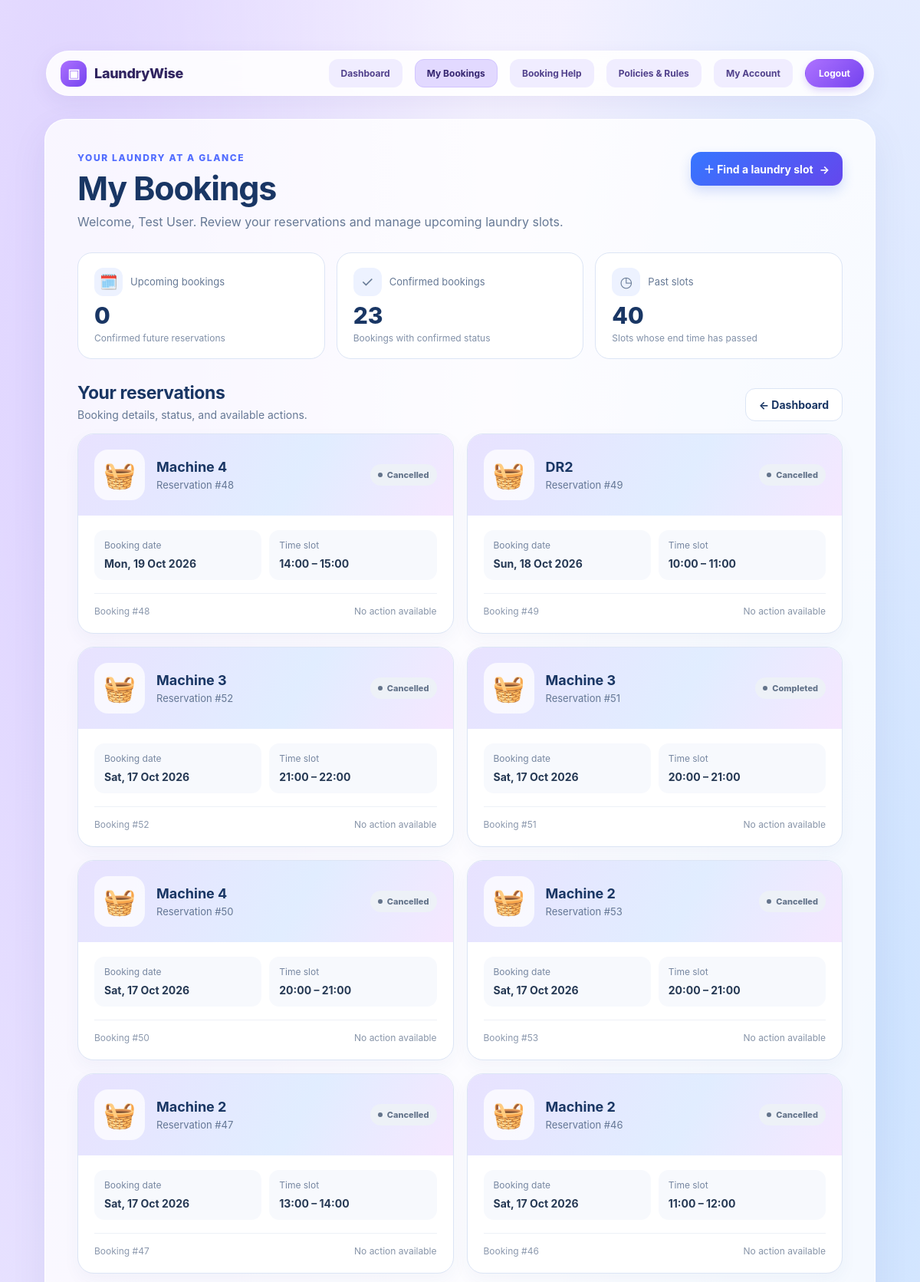
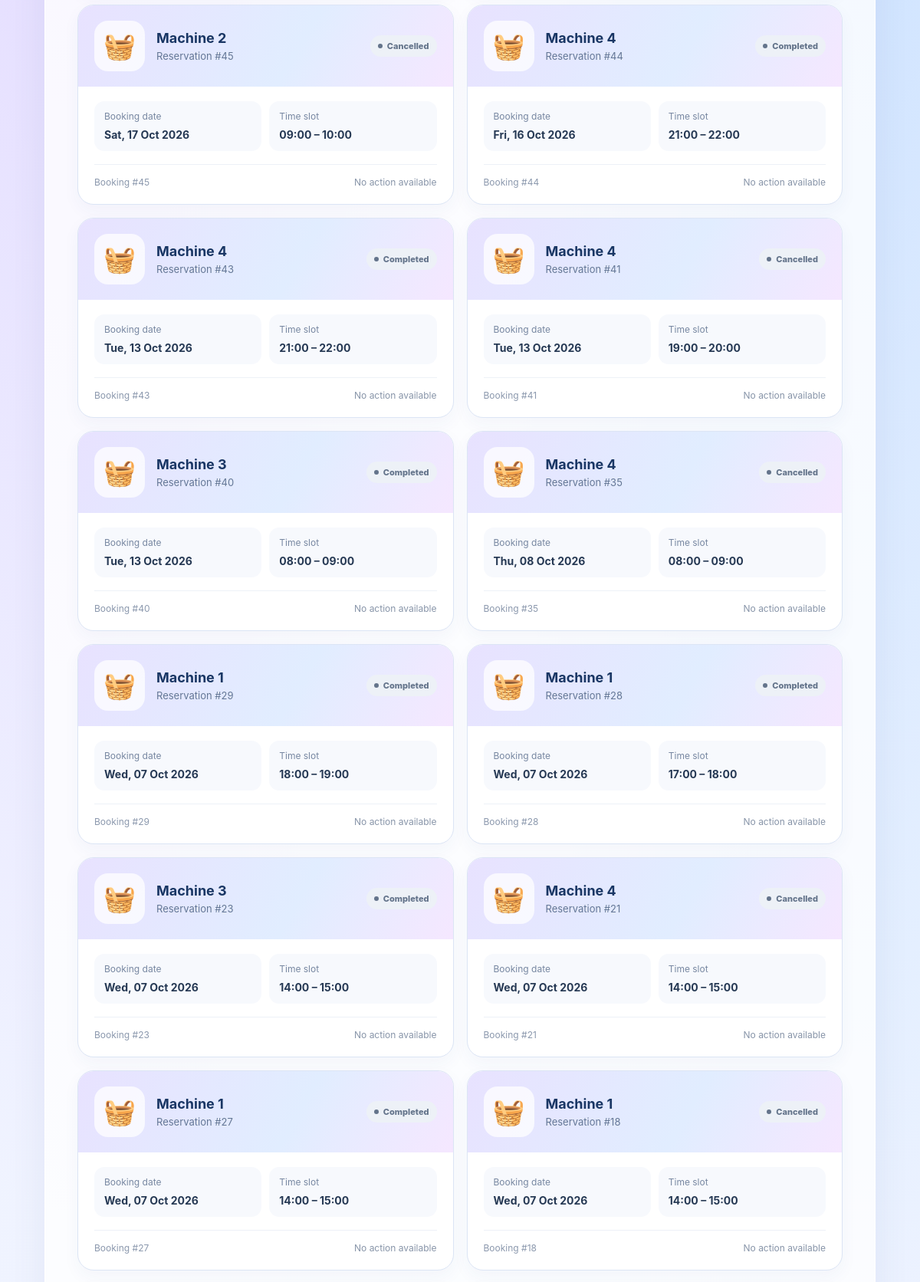
The app's page /my_bookings.php (signed in, upper part) with its own data (2 pictures, top to bottom).
### tables this page shows
CREATE TABLE `bookings` (
  `id` int(11) NOT NULL,
  `user_id` int(11) NOT NULL,
  `machine_id` int(11) NOT NULL,
  `booking_date` date NOT NULL,
  `start_time` time NOT NULL,
  `end_time` time NOT NULL,
  `status` enum('confirmed','cancelled','completed') NOT NULL DEFAULT 'confirmed',
  `reminder_enabled` tinyint(1) NOT NULL DEFAULT 0,
  `created_at` timestamp NOT NULL DEFAULT current_timestamp()
);

CREATE TABLE `machines` (
  `id` int(11) NOT NULL,
  `machine_name` varchar(50) NOT NULL,
  `machine_type` varchar(50) NOT NULL,
  `status` enum('active','inactive') NOT NULL DEFAULT 'active'
);

### my_bookings.php (the view, shortened to what this page needs)
<?php
require_once "config/database.php";
$user_id = (int) $_SESSION["user_id"];
$timezone = new DateTimeZone("Europe/Copenhagen");
$now = new DateTime("now", $timezone);
$sql = "SELECT
            bookings.id,
            bookings.booking_date,
            bookings.start_time,
            bookings.end_time,
            bookings.status,
            machines.machine_name
        FROM bookings
        INNER JOIN machines ON bookings.machine_id = machines.id
        WHERE bookings.user_id = ?
        ORDER BY bookings.booking_date DESC, bookings.start_time DESC";
$stmt = $conn->prepare($sql);
$stmt->bind_param("i", $user_id);
$stmt->execute();
$result = $stmt->get_result();
$bookings = [];
$upcomingCount = 0;
$confirmedCount = 0;
$pastCount = 0;
while ($booking = $result->fetch_assoc()) {
    $bookingEnd = new DateTime(
        $booking["booking_date"] . " " . $booking["end_time"],
        $timezone
    );
    $bookingStart = new DateTime(
        $booking["booking_date"] . " " . $booking["start_time"],
        $timezone
    );
    $booking["booking_has_passed"] = $bookingEnd <= $now;
    $booking["booking_is_upcoming"] = $bookingStart > $now
        && strtolower($booking["status"]) === "confirmed";
    $booking["formatted_date"] = $bookingStart->format("D, d M Y");
    $booking["formatted_start"] = $bookingStart->format("H:i");
    $booking["formatted_end"] = $bookingEnd->format("H:i");
    if (strtolower($booking["status"]) === "confirmed") {
        $confirmedCount++;
    }
    if ($booking["booking_has_passed"]) {
        $pastCount++;
    }
    $bookings[] = $booking;
}
function bookingStatusClass($status, $hasPassed) {
    if ($hasPassed) return "status-past";
}
function bookingStatusLabel($status, $hasPassed) {
    if ($hasPassed && strtolower($status) === "confirmed") return "Completed";
    return ucfirst($status);
}
?>
<!DOCTYPE html>
<html lang="en">
<head>
    <link rel="stylesheet" href="css/style.css">
    <link rel="stylesheet" href="css/laundrywise-nav.css">
</head>
<body>
<div class="lw-page">
    <nav class="dashboard-nav lw-prototype-nav" aria-label="Main navigation">
        <a class="lw-brand" href="dashboard.php" aria-label="LaundryWise home"><span class="lw-brand-icon" aria-hidden="true">▣</span><span class="lw-brand-name">LaundryWise</span></a>
        <div class="lw-prototype-nav-links">
            <a href="dashboard.php">Dashboard</a>
            <a class="active" href="my_bookings.php" aria-current="page">My Bookings</a>
            <a href="booking_help.php">Booking Help</a>
            <a href="policies.php">Policies &amp; Rules</a>
            <a href="settings.php">My Account</a>
            <a class="lw-nav-logout" href="logout.php">Logout</a>
        </div>
    </nav>
    <main class="lw-hero">
        <div class="lw-hero-top">
            <div>
                <div class="lw-eyebrow">Your laundry at a glance</div>
                <h1>My Bookings</h1>
                <p class="lw-subtitle">
                    Welcome, <?php echo htmlspecialchars($_SESSION["name"] ?? "Resident"); ?>.
                    Review your reservations and manage upcoming laundry slots.
                </p>
            </div>
            <a class="lw-primary" href="dashboard.php#recommendation-search">＋ Find a laundry slot <span aria-hidden="true">→</span></a>
        </div>
        <section class="lw-stats" aria-label="Booking summary">
            <div class="lw-stat">
                <div class="lw-stat-top"><span class="lw-stat-icon">🗓️</span>Upcoming bookings</div>
                <div class="lw-stat-number"><?php echo $upcomingCount; ?></div>
                <div class="lw-stat-note">Confirmed future reservations</div>
            </div>
            <div class="lw-stat">
                <div class="lw-stat-top"><span class="lw-stat-icon">✓</span>Confirmed bookings</div>
                <div class="lw-stat-number"><?php echo $confirmedCount; ?></div>
                <div class="lw-stat-note">Bookings with confirmed status</div>
            </div>
            <div class="lw-stat">
                <div class="lw-stat-top"><span class="lw-stat-icon">◷</span>Past slots</div>
                <div class="lw-stat-number"><?php echo $pastCount; ?></div>
                <div class="lw-stat-note">Slots whose end time has passed</div>
            </div>
        </section>
        <section aria-labelledby="bookingListTitle">
            <div class="lw-section-head">
                <div>
                    <h2 id="bookingListTitle">Your reservations</h2>
                    <p>Booking details, status, and available actions.</p>
                </div>
                <a class="lw-secondary" href="dashboard.php">← Dashboard</a>
            </div>
            <?php if (count($bookings) > 0): ?>
                <div class="lw-booking-list">
                    <?php foreach ($bookings as $booking): ?>
                        <?php
                        $statusClass = bookingStatusClass(
                            $booking["status"],
                            $booking["booking_has_passed"]
                        );
                        $statusLabel = bookingStatusLabel(
                            $booking["status"],
                            $booking["booking_has_passed"]
                        );
                        ?>
                        <article class="lw-booking-card">
                            <div class="lw-card-banner">
                                <div class="lw-machine-art" aria-hidden="true">🧺</div>
                                <div class="lw-machine-title">
                                    <h3><?php echo htmlspecialchars($booking["machine_name"]); ?></h3>
                                    <p>Reservation #<?php echo (int)$booking["id"]; ?></p>
                                </div>
                                <span class="lw-status <?php echo htmlspecialchars($statusClass); ?>">
                                    <?php echo htmlspecialchars($statusLabel); ?>
                                </span>
                            </div>
                            <div class="lw-card-body">
                                <div class="lw-booking-details">
                                    <div class="lw-detail">
                                        <span>Booking date</span>
                                        <strong><?php echo htmlspecialchars($booking["formatted_date"]); ?></strong>
                                    </div>
                                    <div class="lw-detail">
                                        <span>Time slot</span>
                                        <strong><?php echo htmlspecialchars($booking["formatted_start"] . " – " . $booking["formatted_end"]); ?></strong>
                                    </div>
                                </div>
                                <div class="lw-card-footer">
                                    <span class="lw-booking-id">Booking #<?php echo (int)$booking["id"]; ?></span>
                                    <?php if (
                                        strtolower($booking["status"]) === "confirmed"
                                        && !$booking["booking_has_passed"]
                                    ): ?>
                                        <a
                                            class="lw-cancel"
                                            href="cancel_booking.php?id=<?php echo (int)$booking["id"]; ?>"
                                            onclick="return confirm('Are you sure you want to cancel this booking?');"
                                        >Cancel booking</a>
                                    <?php else: ?>
                                        <span class="lw-no-action">No action available</span>
                                    <?php endif; ?>
                                </div>
                            </div>
                        </article>
                    <?php endforeach; ?>
                </div>
            <?php endif; ?>
        </section>
    </main>
</div>
</body>
</html>

### css/style.css (style rules this page uses)
* { box-sizing: border-box; }
body { font-family: Arial, sans-serif; background-color: #f4f6f8; margin: 0; padding: 40px; color: #333; }
.dashboard-nav { margin-bottom: 35px; padding-bottom: 25px; border-bottom: 1px solid #ddd; }
h1 { margin-top: 0; color: #222; }
h2 { margin-top: 25px; margin-bottom: 20px; color: #222; }
h3 { margin-bottom: 8px; color: #222; }
a { color: #007bff; text-decoration: none; }
.dashboard-nav.lw-prototype-nav { display:flex;align-items:center;justify-content:space-between;gap:18px;width:min(100%,1080px);margin:0 auto 30px;padding:10px 12px 10px 18px;box-sizing:border-box;border:1px solid rgba(255,255,255,.88);border-radius:999px;background:rgba(255,255,255,.88);box-shadow:0 8px 26px rgba(73,70,135,.08);backdrop-filter:blur(10px) }
.dashboard-nav .lw-brand { display:flex;align-items:center;gap:10px;color:#30245f;text-decoration:none;font-weight:800;white-space:nowrap }
.dashboard-nav .lw-brand-icon { display:grid;place-items:center;width:34px;height:34px;border-radius:12px;background:linear-gradient(135deg,#ad72ff,#7543ef);color:#fff;font-size:17px }
.dashboard-nav .lw-brand-name { font-size:18px;letter-spacing:-.3px }
.lw-prototype-nav-links { display:flex;align-items:center;justify-content:flex-end;gap:clamp(8px,1.35vw,20px);flex-wrap:wrap }
.dashboard-nav.lw-prototype-nav .lw-prototype-nav-links a { color:#51418B;background:#F0EDFF;padding:10px 15px;border:1px solid transparent;border-radius:12px;text-decoration:none;font-size:12px;font-weight:700;transition:color .15s ease,background .15s ease }
.dashboard-nav.lw-prototype-nav .lw-prototype-nav-links a:hover,.dashboard-nav.lw-prototype-nav .lw-prototype-nav-links a:focus-visible,.dashboard-nav.lw-prototype-nav .lw-prototype-nav-links a.active { color:#35256F;background:#E2D9FF;border-color:#D1C4FF }
.dashboard-nav.lw-prototype-nav .lw-prototype-nav-links a.lw-nav-logout { padding:10px 17px;border-radius:999px;color:#fff;background:linear-gradient(135deg,#ad72ff,#7543ef);box-shadow:0 4px 10px rgba(117,67,239,.22) }

### css/laundrywise-nav.css (style rules this page uses)
.dashboard-nav.lw-prototype-nav { display:flex;align-items:center;justify-content:space-between;gap:18px;width:min(100%,1080px);margin:0 auto 30px;padding:10px 12px 10px 18px;box-sizing:border-box;border:1px solid rgba(255,255,255,.88);border-radius:999px;background:rgba(255,255,255,.88);box-shadow:0 8px 26px rgba(73,70,135,.08);backdrop-filter:blur(10px) }
.dashboard-nav .lw-brand { display:flex;align-items:center;gap:10px;color:#30245f;text-decoration:none;font-weight:800;white-space:nowrap }
.dashboard-nav .lw-brand-icon { display:grid;place-items:center;width:34px;height:34px;border-radius:12px;background:linear-gradient(135deg,#ad72ff,#7543ef);color:#fff;font-size:17px }
.dashboard-nav .lw-brand-name { font-size:18px;letter-spacing:-.3px }
.lw-prototype-nav-links { display:flex;align-items:center;justify-content:flex-end;gap:clamp(8px,1.35vw,20px);flex-wrap:wrap }
.dashboard-nav.lw-prototype-nav .lw-prototype-nav-links a { color:#51418B;background:#F0EDFF;padding:10px 15px;border:1px solid transparent;border-radius:12px;text-decoration:none;font-size:12px;font-weight:700;transition:color .15s ease,background .15s ease }
.dashboard-nav.lw-prototype-nav .lw-prototype-nav-links a:hover,.dashboard-nav.lw-prototype-nav .lw-prototype-nav-links a:focus-visible,.dashboard-nav.lw-prototype-nav .lw-prototype-nav-links a.active { color:#35256F;background:#E2D9FF;border-color:#D1C4FF }
.dashboard-nav.lw-prototype-nav .lw-prototype-nav-links a.lw-nav-logout { padding:10px 17px;border-radius:999px;color:#fff;background:linear-gradient(135deg,#ad72ff,#7543ef);box-shadow:0 4px 10px rgba(117,67,239,.22) }

### records on screen
bookings: machine.machine_name "Machine 4", id "48", status "Cancelled", formatted_date "Mon, 19 Oct 2026", formatted_end "14:00 – 15:00", shows "No action available"
bookings: machine.machine_name "DR2", id "49", status "Cancelled", formatted_date "Sun, 18 Oct 2026", formatted_end "10:00 – 11:00", shows "No action available"
bookings: machine.machine_name "Machine 3", id "52", status "Cancelled", formatted_date "Sat, 17 Oct 2026", formatted_end "21:00 – 22:00", shows "No action available"
bookings: machine.machine_name "Machine 3", id "51", status "Completed", formatted_date "Sat, 17 Oct 2026", formatted_end "20:00 – 21:00", shows "No action available"
bookings: machine.machine_name "Machine 4", id "50", status "Cancelled", formatted_date "Sat, 17 Oct 2026", formatted_end "20:00 – 21:00", shows "No action available"
bookings: machine.machine_name "Machine 2", id "53", status "Cancelled", formatted_date "Sat, 17 Oct 2026", formatted_end "20:00 – 21:00", shows "No action available"
bookings: machine.machine_name "Machine 2", id "47", status "Cancelled", formatted_date "Sat, 17 Oct 2026", formatted_end "13:00 – 14:00", shows "No action available"
bookings: machine.machine_name "Machine 2", id "46", status "Cancelled", formatted_date "Sat, 17 Oct 2026", formatted_end "11:00 – 12:00", shows "No action available"
bookings: machine.machine_name "Machine 2", id "45", status "Cancelled", formatted_date "Sat, 17 Oct 2026", formatted_end "09:00 – 10:00", shows "No action available"
bookings: machine.machine_name "Machine 4", id "44", status "Completed", formatted_date "Fri, 16 Oct 2026", formatted_end "21:00 – 22:00", shows "No action available"
bookings: machine.machine_name "Machine 4", id "43", status "Completed", formatted_date "Tue, 13 Oct 2026", formatted_end "21:00 – 22:00", shows "No action available"
bookings: machine.machine_name "Machine 4", id "41", status "Cancelled", formatted_date "Tue, 13 Oct 2026", formatted_end "19:00 – 20:00", shows "No action available"
bookings: machine.machine_name "Machine 3", id "40", status "Completed", formatted_date "Tue, 13 Oct 2026", formatted_end "08:00 – 09:00", shows "No action available"
bookings: machine.machine_name "Machine 4", id "35", status "Cancelled", formatted_date "Thu, 08 Oct 2026", formatted_end "08:00 – 09:00", shows "No action available"
bookings: machine.machine_name "Machine 1", id "29", status "Completed", formatted_date "Wed, 07 Oct 2026", formatted_end "18:00 – 19:00", shows "No action available"
bookings: machine.machine_name "Machine 1", id "28", status "Completed", formatted_date "Wed, 07 Oct 2026", formatted_end "17:00 – 18:00", shows "No action available"
bookings: machine.machine_name "Machine 3", id "23", status "Completed", formatted_date "Wed, 07 Oct 2026", formatted_end "14:00 – 15:00", shows "No action available"
bookings: machine.machine_name "Machine 4", id "21", status "Cancelled", formatted_date "Wed, 07 Oct 2026", formatted_end "14:00 – 15:00", shows "No action available"
bookings: machine.machine_name "Machine 1", id "27", status "Completed", formatted_date "Wed, 07 Oct 2026", formatted_end "14:00 – 15:00", shows "No action available"
bookings: machine.machine_name "Machine 1", id "18", status "Cancelled", formatted_date "Wed, 07 Oct 2026", formatted_end "14:00 – 15:00", shows "No action available"

### other values on screen
$_SESSION["name"] "Test User"
$upcomingCount "0"
$confirmedCount "23"
$pastCount "40"
